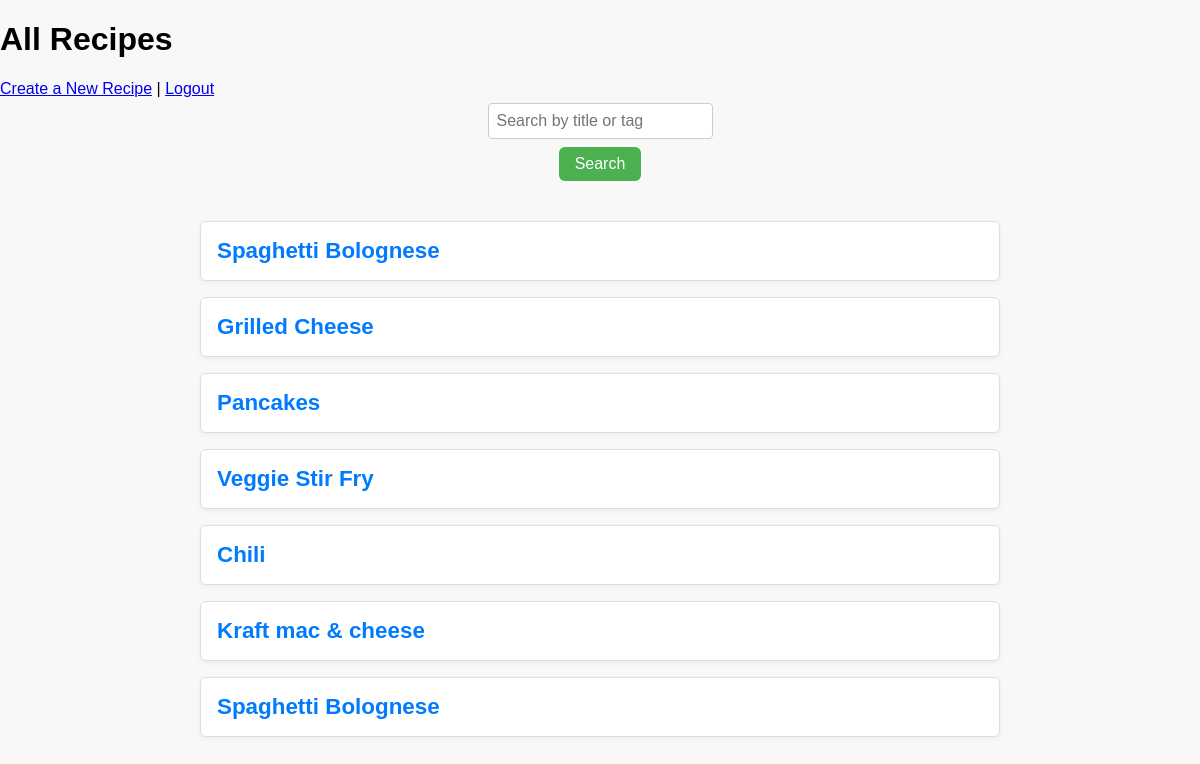
Page / (signed in) on the earlier database version.
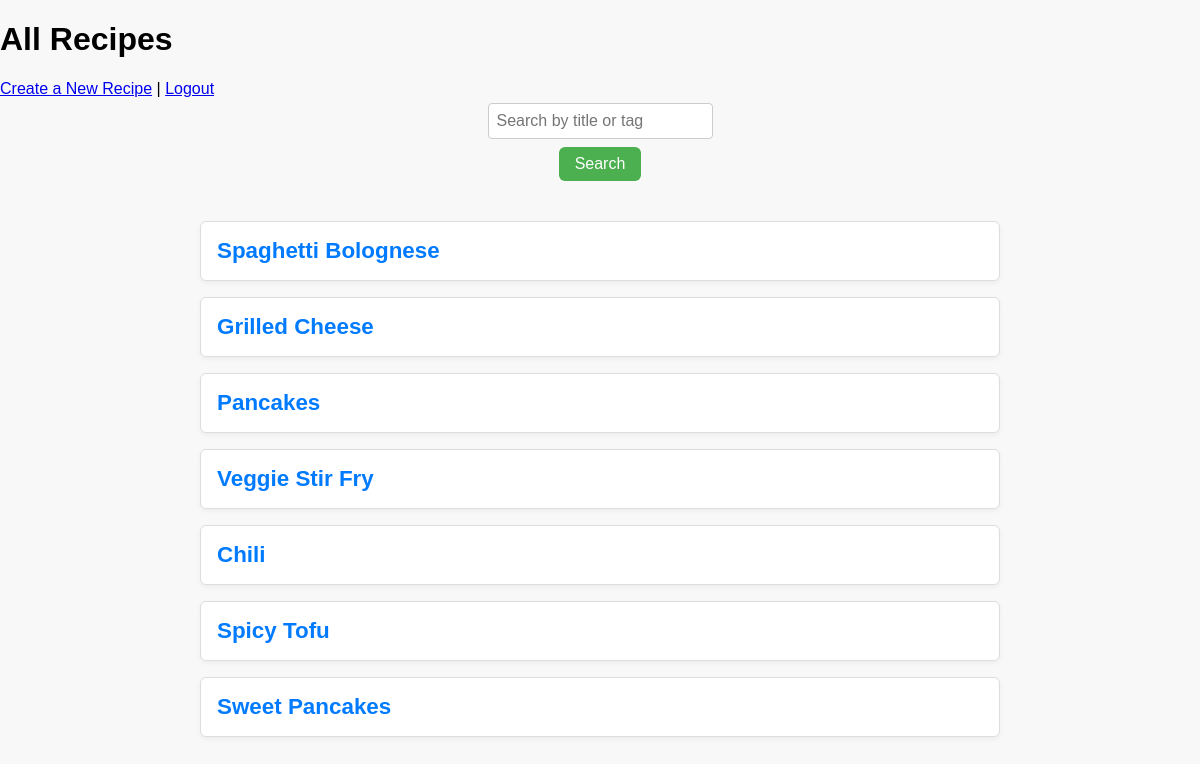
Same page on the later database version.
### tables this page shows
CREATE TABLE recipes (
                id INTEGER PRIMARY KEY AUTOINCREMENT,
                title TEXT NOT NULL,
                ingredients TEXT,
                steps TEXT,
                notes TEXT,
                tags TEXT,
                user_id INTEGER,
                forked_from INTEGER,
                FOREIGN KEY(user_id) REFERENCES users(id),
                FOREIGN KEY(forked_from) REFERENCES recipes(id)
            );

### app/routes/recipe_routes.py (the view)
@recipe_bp.route("/")
def home():
    user_id = request.cookies.get('YourSessionCookie')
    if not user_id:
        return redirect(url_for('auth.login'))
    user = get_user(user_id)
    if not user:
        return redirect(url_for('auth.login'))
    query = request.args.get('q', '').strip()
    if query:
        recipes = search_recipes(query)
    else:
        recipes = get_all_recipes()
    return render_template('recipe_list.html', user=user, recipes=recipes)

### app/services/recipe_service.py (called while the page is built)
def get_all_recipes():
    conn = sqlite3.connect(DB_PATH)
    conn.row_factory = sqlite3.Row
    cursor = conn.cursor()
    cursor.execute("SELECT * FROM recipes")
    recipes = cursor.fetchall()
    conn.close()
    return recipes

### app/services/user_service.py (called while the page is built)
def get_user(id):
    conn = sqlite3.connect(DB_PATH)
    cursor = conn.cursor()
    cursor.execute("SELECT id FROM users WHERE id = ?", (id))
    user = cursor.fetchone()
    conn.close()
    if user:
        return {
            "id": user[0]
        }
    else:
        return None

### app/templates/recipe_list.html (shortened to what this page needs)
<!DOCTYPE html>
<html>
<head>
    <link rel="stylesheet" href="{{ url_for('static', filename='style.css') }}">
</head>
<body>
    <h1>All Recipes</h1>
    <a href="{{ url_for('recipe.create_recipe') }}">Create a New Recipe</a> |
    <a href="{{ url_for('auth.logout') }}">Logout</a>
    <form class="search-form" action="{{ url_for('recipe.home') }}" method="get">
        <input class="search-box" type="text" name="q" placeholder="Search by title or tag" value="{{ request.args.get('q', '') }}">
        <button class="search-button" type="submit">Search</button>
    </form>
    <div class="recipe-list">
        {% for recipe in recipes %}
            <div class="recipe-card">
                <h3><a href="{{ url_for('recipe.view_recipe', recipe_id=recipe['id']) }}">{{ recipe['title'] }}</a></h3>
            </div>
        {% endfor %}
    </div>
</body>
</html>

### app/static/style.css (style rules this page uses)
body { font-family: Arial, sans-serif; background: #f8f8f8; margin: 0; padding: 0; }
form { display: flex; flex-direction: column; }
input[type="text"], textarea { padding: 8px; margin-top: 5px; border: 1px solid #ccc; border-radius: 4px; }
.recipe-list { width: 80%; max-width: 800px; margin: 40px auto; }
.recipe-card { background: white; border: 1px solid #ddd; padding: 16px; margin-bottom: 16px; border-radius: 6px; box-shadow: 0 2px 5px rgba(0,0,0,0.05); }
.recipe-card h3 { margin: 0; font-size: 1.4em; color: #333; }
.recipe-card a { text-decoration: none; color: #007bff; }
.search-form { margin-bottom: 20px; display: flex; gap: 8px; align-items: center; }
.search-box { padding: 8px 12px; border: 1px solid #ccc; border-radius: 6px; font-size: 1rem; flex: 1; }
.search-button { padding: 8px 16px; background-color: #4CAF50; color: white; border: none; border-radius: 6px; font-size: 1rem; cursor: pointer; }

Differences in the rows shown:
removed recipes: title "Kraft mac & cheese"
removed recipes: title "Spaghetti Bolognese"
added recipes: title "Spicy Tofu"
added recipes: title "Sweet Pancakes"
